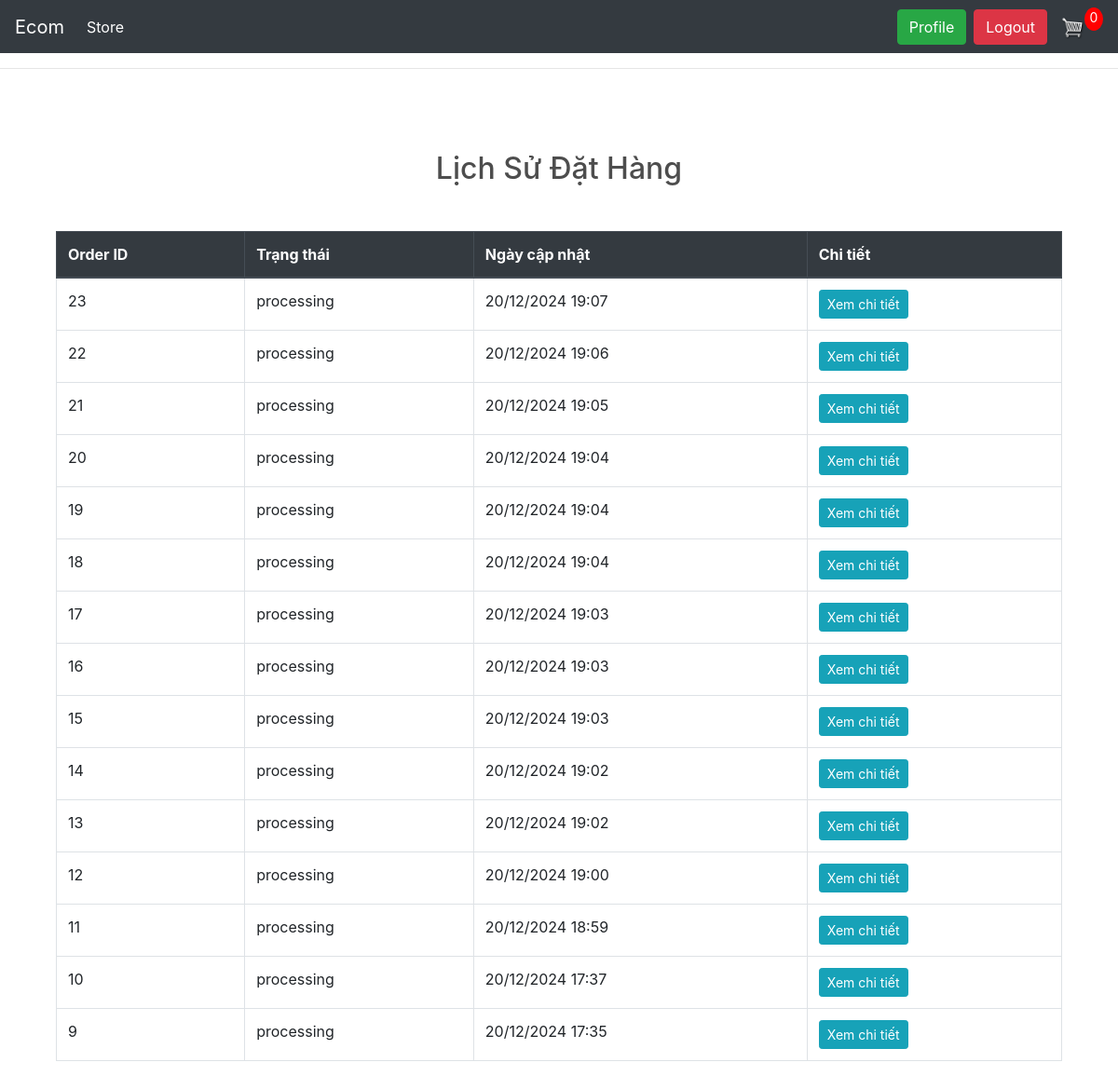
Screenshot of /orders/order-history/ (signed in) with the database file from the repository.
### orders/models.py (models this page shows, shortened)
class OrderHistory(models.Model):
    user = models.ForeignKey(settings.AUTH_USER_MODEL, on_delete=models.CASCADE)
    order = models.ForeignKey(Order, on_delete=models.CASCADE)
    status = models.CharField(max_length=20, choices=Order.STATUS_CHOICES)
    updated_at = models.DateTimeField(default=timezone.now)

class Order(models.Model):
    STATUS_CHOICES = [
        ('in_progress', 'In Progress'),
        ('completed', 'Completed'),
    ]
    user = models.ForeignKey(settings.AUTH_USER_MODEL, on_delete=models.CASCADE)
    cart = models.OneToOneField('cart.Cart', on_delete=models.CASCADE)
    coupon = models.ForeignKey(Coupon, on_delete=models.SET_NULL, blank=True, null=True)
    status = models.CharField(max_length=20, choices=STATUS_CHOICES, default='in_progress')
    ordered_date = models.DateTimeField(default=timezone.now)

### orders/views.py (the view)
# urls.py: path('order-history/', views.order_history, name='order-history'),
@login_required(login_url='login')
def order_history(request):
    history = OrderHistory.objects.filter(user=request.user).order_by('-updated_at')
    return render(request, 'order_history.html', {'history': history})

### templates/order_history.html (shortened to what this page needs)
{% extends "base.html" %}
{% block content %}
<div class="container">
    <h2 class="my-5 text-center">Lịch Sử Đặt Hàng</h2>
    {% if history %}
    <div class="table-responsive">
        <table class="table table-bordered">
            <thead class="thead-dark">
                <tr>
                    <th>Order ID</th>
                    <th>Trạng thái</th>
                    <th>Ngày cập nhật</th>
                    <th>Chi tiết</th>
                </tr>
            </thead>
            <tbody>
                {% for entry in history %}
                <tr>
                    <td>{{ entry.order.id }}</td>
                    <td>{{ entry.get_status_display }}</td>
                    <td>{{ entry.updated_at|date:"d/m/Y H:i" }}</td>
                    <td>
                        <a href="{% url 'order_detail' entry.order.id %}" class="btn btn-info btn-sm">Xem chi tiết</a>
                    </td>
                </tr>
                {% endfor %}
            </tbody>
        </table>
    </div>
    {% else %}
    <div class="text-center">
        <p class="text-muted">Hiện chưa có lịch sử đặt hàng.</p>
        <a href="{% url 'products' %}" class="btn btn-primary">Mua hàng ngay</a>
    </div>
    {% endif %}
</div>
{% endblock %}

### static/css/main.css (style rules this page uses)
body { background-color: hsl(0, 0%, 98%); }
h1,h2,h3,h4,h5,h6 { color:hsl(0, 0%, 30%); }
.btn { border-radius: 0; }

### rows the page displays
OrderHistory: order.id "23", status "processing", updated_at "20/12/2024 19:07"
OrderHistory: order.id "22", status "processing", updated_at "20/12/2024 19:06"
OrderHistory: order.id "21", status "processing", updated_at "20/12/2024 19:05"
OrderHistory: order.id "20", status "processing", updated_at "20/12/2024 19:04"
OrderHistory: order.id "19", status "processing", updated_at "20/12/2024 19:04"
OrderHistory: order.id "18", status "processing", updated_at "20/12/2024 19:04"
OrderHistory: order.id "17", status "processing", updated_at "20/12/2024 19:03"
OrderHistory: order.id "16", status "processing", updated_at "20/12/2024 19:03"
OrderHistory: order.id "15", status "processing", updated_at "20/12/2024 19:03"
OrderHistory: order.id "14", status "processing", updated_at "20/12/2024 19:02"
OrderHistory: order.id "13", status "processing", updated_at "20/12/2024 19:02"
OrderHistory: order.id "12", status "processing", updated_at "20/12/2024 19:00"
OrderHistory: order.id "11", status "processing", updated_at "20/12/2024 18:59"
OrderHistory: order.id "10", status "processing", updated_at "20/12/2024 17:37"
OrderHistory: order.id "9", status "processing", updated_at "20/12/2024 17:35"
